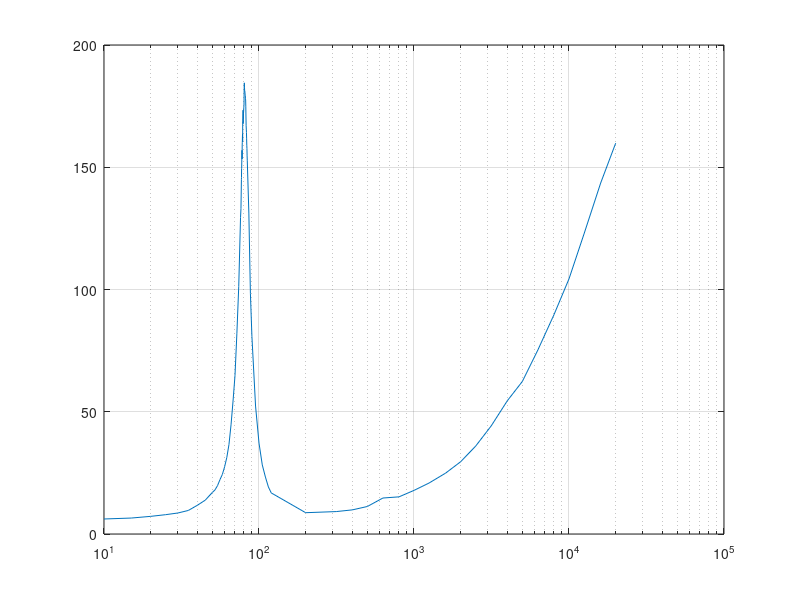

The MATLAB script that drew this image: (Note: this script raises an error after producing the figure.)
clear all; clc 

f = [10	15	20	25	30	35	40	45	50	52	54	56	58	60	62	64	66	68	70	72	74	76	76.5	77	77.1	77.2	77.3	77.4	77.5	77.6	77.7	77.8	77.9	78	78.1	78.2	78.3	78.4	78.5	78.6	78.7	78.8	78.9	79	79.2	79.4	79.6	79.8	80	80.2	80.4	80.6	80.8	81	81.2	81.4	81.6	81.8	82	82.2	82.4	82.6	82.8	83	83.2	83.4	83.6	83.8 84	86	88	90	95	100	105	110	115	120	200	315	400	500	630	800	1000	1250	1600	2000	2500	3150	4000	5000	6300	8000	10000	12500	16000	20000];
mag_zee = -37.61+[43.75	44.13793103	44.82758621	45.51724138	46.20689655	47.24137931	49.35	51.45	54.6	55.65	57.4	59.85	61.95	65.1	68.95	74.2	82.26804124	91.9895288	102.4210526	119.726776	138.8333333	167.0552147	170.7317073	182.5316456	183.4177215	187.1153846	187.2611465	189.3589744	191.483871	192.3870968	194.5454545	191.0305344	196.7320261	197.6470588	198.5620915	200.3289474	201.25	198.0025773	205.3333333	206.2666667	206.7333333	207.6666667	210.9459459	205.4497702	207.2368421	209.5364238	210.5577689	212.1918721	212.8	219.8	222.1333333	220.2666667	218.8666667	218.8666667	217.9333333	217.4666667	217	215.6	215.1333333	212.3178808	208.1699346	204.5806452	203.2258065	201.8709677	199.2307692	196.6242038	195.2866242	192.278481	190.5063291	168.875	136.056338	118.4439608	89.94818653	74.78481013	65.86586587	60.9	56.83168317	54.40594059	46.32352941	46.78217822	47.47524752	48.86138614	52.32673267	52.80397022	55.44554455	58.45	62.51881586	67.17171717	73.57142857	81.84615385	92.10526316	100	112.9032258	127.3076923	141.9662921	160.3488372	181.1299435	197.4468085];
R_E = 4; R_m = max(mag_zee)
cons = sqrt(R_E*R_m)
semilogx(f,mag_zee); grid on; hold on; semilogx(hline(cons, 'black', 'f_s'),'black'),axis tight
f1 = 60.58; f2 = 106.58;
f_S = sqrt(f1*f2)
hold on; semilogx(vline(f_S, 'black', 'f_s'))
hold on; semilogx(vline(f1, 'black', 'f_1'))
hold on; semilogx(vline(f2, 'black', 'f_2'))
 